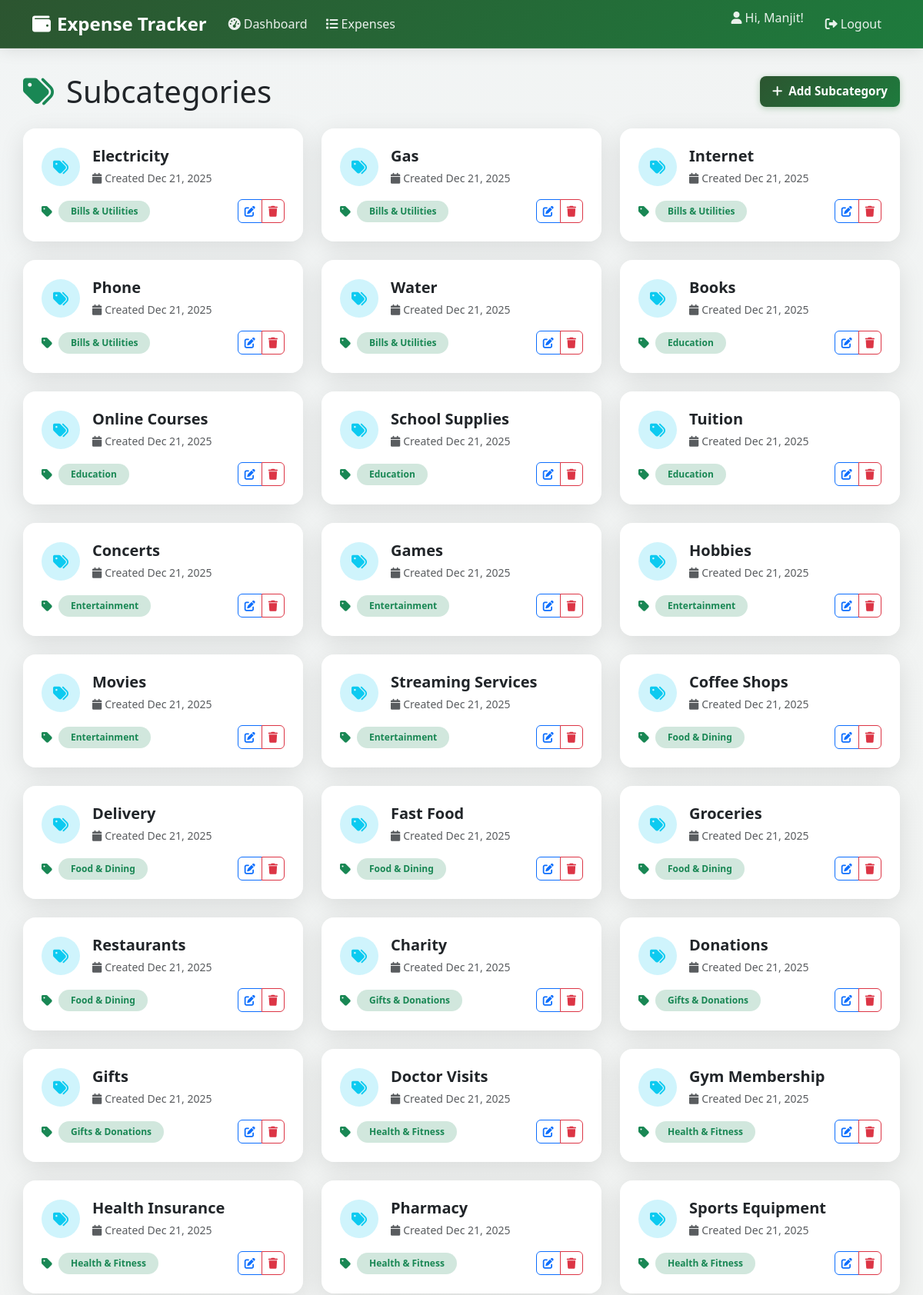
Screenshot of /subcategories/ (signed in, upper part) with the database file from the repository.
### ledger/models.py (models this page shows, shortened)
class Subcategory(models.Model):
    category = models.ForeignKey(Category, on_delete=models.CASCADE, related_name='subcategories')
    name = models.CharField(max_length=100)
    created_at = models.DateTimeField(auto_now_add=True)
    class Meta:
        unique_together = ('category', 'name')
        ordering = ['category__name', 'name']

class Category(models.Model):
    name = models.CharField(max_length=100, unique=True)
    created_at = models.DateTimeField(auto_now_add=True)
    class Meta:
        ordering = ['name']

### ledger/views.py (the view)
# urls.py: path('subcategories/', views.SubcategoryListView.as_view(), name='subcategory_list'),
class SubcategoryListView(LoginRequiredMixin, ListView):
    model = Subcategory
    template_name = 'ledger/subcategory_list.html'
    context_object_name = 'subcategories'
    def get_queryset(self):
        return Subcategory.objects.all()

### ledger/templates/ledger/subcategory_list.html (shortened to what this page needs)
{% extends 'ledger/base.html' %}
{% block content %}
<div class="d-flex justify-content-between align-items-center mb-4">
    <h1 class="mb-0">
        <i class="fas fa-tags me-3 text-success"></i>Subcategories
    </h1>
    <a href="{% url 'subcategory_create' %}" class="btn btn-custom-primary">
        <i class="fas fa-plus me-2"></i>Add Subcategory
    </a>
</div>
{% if subcategories %}
    <div class="row g-4">
        {% for subcategory in subcategories %}
        <div class="col-md-6 col-lg-4">
            <div class="card-custom h-100">
                <div class="card-body p-4">
                    <div class="d-flex align-items-center mb-3">
                        <div class="flex-shrink-0 me-3">
                            <div class="bg-info-subtle rounded-circle d-flex align-items-center justify-content-center" style="width: 50px; height: 50px;">
                                <i class="fas fa-tags fa-lg text-info"></i>
                            </div>
                        </div>
                        <div class="flex-grow-1">
                            <h5 class="card-title mb-1 fw-bold">{{ subcategory.name }}</h5>
                            <small class="text-muted">
                                <i class="fas fa-calendar me-1"></i>Created {{ subcategory.created_at|date:"M d, Y" }}
                            </small>
                        </div>
                    </div>
                    <div class="d-flex justify-content-between align-items-center">
                        <div class="d-flex align-items-center">
                            <i class="fas fa-tag me-2 text-success"></i>
                            <span class="badge bg-success-subtle text-success rounded-pill px-3 py-2">
                                {{ subcategory.category.name }}
                            </span>
                        </div>
                        <div class="btn-group" role="group">
                            <a href="{% url 'subcategory_update' subcategory.pk %}" class="btn btn-sm btn-outline-primary rounded-start">
                                <i class="fas fa-edit"></i>
                            </a>
                            <a href="{% url 'subcategory_delete' subcategory.pk %}" class="btn btn-sm btn-outline-danger rounded-end">
                                <i class="fas fa-trash"></i>
                            </a>
                        </div>
                    </div>
                </div>
            </div>
        </div>
        {% endfor %}
    </div>
{% endif %}
{% endblock %}

### ledger/templates/ledger/base.html (shortened to what this page needs)
{% load static %}
<!DOCTYPE html>
<html lang="en">
<head>
    <link href="https://cdn.jsdelivr.net/npm/bootstrap@5.3.0/dist/css/bootstrap.min.css" rel="stylesheet">
    <link rel="stylesheet" href="https://cdnjs.cloudflare.com/ajax/libs/font-awesome/6.0.0/css/all.min.css">
</head>
<body>
    <nav class="navbar navbar-expand-lg navbar-custom">
        <div class="container">
            <a class="navbar-brand" href="{% url 'dashboard' %}">
                <i class="fas fa-wallet me-2"></i>Expense Tracker
            </a>
            <div class="collapse navbar-collapse" id="navbarNav">
                <ul class="navbar-nav me-auto">
                    <li class="nav-item">
                        <a class="nav-link" href="{% url 'dashboard' %}">
                            <i class="fas fa-tachometer-alt me-1"></i>Dashboard
                        </a>
                    </li>
                    <li class="nav-item">
                        <a class="nav-link" href="{% url 'expense_list' %}">
                            <i class="fas fa-list me-1"></i>Expenses
                        </a>
                    </li>
                </ul>
                <ul class="navbar-nav">
                    {% if user.is_authenticated %}
                        <li class="nav-item">
                            <span class="navbar-text me-3">
                                <i class="fas fa-user me-1"></i>Hi, {{ user.first_name|default:user.username }}!
                            </span>
                        </li>
                        <li class="nav-item">
                            <a class="nav-link" href="{% url 'logout' %}">
                                <i class="fas fa-sign-out-alt me-1"></i>Logout
                            </a>
                        </li>
                    {% else %}
                        <li class="nav-item">
                            <a class="nav-link" href="{% url 'login' %}">
                                <i class="fas fa-sign-in-alt me-1"></i>Login
                            </a>
                        </li>
                    {% endif %}
                </ul>
            </div>
        </div>
    </nav>
    <main class="container main-content">
        {% block content %}{% endblock %}
    </main>
</body>
</html>

### ledger/templates/ledger/base.html (style rules this page uses)
:root { --primary-green: #2c5530; --secondary-green: #1e7b3d; --light-green: #e8f5e8; --accent-green: #4caf50; }
body { background: linear-gradient(135deg, rgba(188, 205, 199, 0.1) 0%, rgba(173, 176, 143, 0.1) 100%), #f8f9fa; min-height: 100vh; font-family: 'Segoe UI', Tahoma, Geneva, Verdana, sans-serif; }
.navbar-custom { background: linear-gradient(135deg, var(--primary-green) 0%, var(--secondary-green) 100%); backdrop-filter: blur(20px); border-bottom: 1px solid rgba(255, 255, 255, 0.1); box-shadow: 0 2px 20px rgba(0, 0, 0, 0.1); }
.navbar-brand { font-weight: 700; font-size: 1.5rem; color: white !important; }
.nav-link { font-weight: 500; color: rgba(255, 255, 255, 0.9) !important; transition: all 0.3s ease; padding: 0.5rem 1rem; border-radius: 8px; margin: 0 0.25rem; }
.navbar-text { color: rgba(255, 255, 255, 0.9) !important; font-weight: 500; }
.main-content { padding: 2rem 0; min-height: calc(100vh - 76px); }
.card-custom { background: rgba(255, 255, 255, 0.95); backdrop-filter: blur(10px); border: none; border-radius: 16px; box-shadow: 0 8px 32px rgba(0, 0, 0, 0.1); transition: all 0.3s ease; }
.btn-custom-primary { background: linear-gradient(135deg, var(--primary-green) 0%, var(--secondary-green) 100%); border: none; border-radius: 8px; padding: 0.5rem 1rem; font-weight: 600; color: white; transition: all 0.3s ease; height: 40px; font-size: 0.95rem; box-shadow: 0 2px 8px rgba(46, 125, 50, 0.3); }

### rows the page displays
Subcategory: name "Electricity", created_at "Dec 21, 2025", category.name "Bills & Utilities"
Subcategory: name "Gas", created_at "Dec 21, 2025", category.name "Bills & Utilities"
Subcategory: name "Internet", created_at "Dec 21, 2025", category.name "Bills & Utilities"
Subcategory: name "Phone", created_at "Dec 21, 2025", category.name "Bills & Utilities"
Subcategory: name "Water", created_at "Dec 21, 2025", category.name "Bills & Utilities"
Subcategory: name "Books", created_at "Dec 21, 2025", category.name "Education"
Subcategory: name "Online Courses", created_at "Dec 21, 2025", category.name "Education"
Subcategory: name "School Supplies", created_at "Dec 21, 2025", category.name "Education"
Subcategory: name "Tuition", created_at "Dec 21, 2025", category.name "Education"
Subcategory: name "Concerts", created_at "Dec 21, 2025", category.name "Entertainment"
Subcategory: name "Games", created_at "Dec 21, 2025", category.name "Entertainment"
Subcategory: name "Hobbies", created_at "Dec 21, 2025", category.name "Entertainment"
Subcategory: name "Movies", created_at "Dec 21, 2025", category.name "Entertainment"
Subcategory: name "Streaming Services", created_at "Dec 21, 2025", category.name "Entertainment"
Subcategory: name "Coffee Shops", created_at "Dec 21, 2025", category.name "Food & Dining"
Subcategory: name "Delivery", created_at "Dec 21, 2025", category.name "Food & Dining"
Subcategory: name "Fast Food", created_at "Dec 21, 2025", category.name "Food & Dining"
Subcategory: name "Groceries", created_at "Dec 21, 2025", category.name "Food & Dining"
Subcategory: name "Restaurants", created_at "Dec 21, 2025", category.name "Food & Dining"
Subcategory: name "Charity", created_at "Dec 21, 2025", category.name "Gifts & Donations"
Subcategory: name "Donations", created_at "Dec 21, 2025", category.name "Gifts & Donations"
Subcategory: name "Gifts", created_at "Dec 21, 2025", category.name "Gifts & Donations"
Subcategory: name "Doctor Visits", created_at "Dec 21, 2025", category.name "Health & Fitness"
Subcategory: name "Gym Membership", created_at "Dec 21, 2025", category.name "Health & Fitness"
Subcategory: name "Health Insurance", created_at "Dec 21, 2025", category.name "Health & Fitness"
Subcategory: name "Pharmacy", created_at "Dec 21, 2025", category.name "Health & Fitness"
Subcategory: name "Sports Equipment", created_at "Dec 21, 2025", category.name "Health & Fitness"

### other values shown
{{ user.first_name|default:user.username }} "Manjit"
